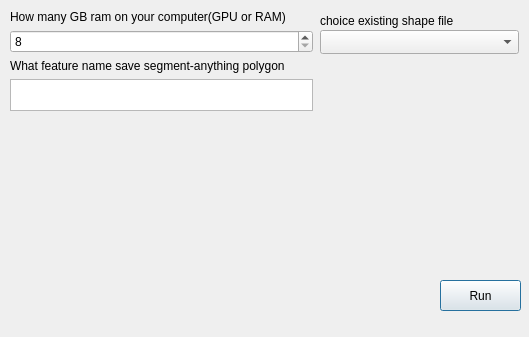
<?xml version="1.0" encoding="UTF-8"?>
<ui version="4.0">
 <class>SegmentScreenDialogBase</class>
 <widget class="QDialog" name="SegmentScreenDialogBase">
  <property name="geometry">
   <rect>
    <x>0</x>
    <y>0</y>
    <width>529</width>
    <height>337</height>
   </rect>
  </property>
  <property name="windowTitle">
   <string>Segment Anything </string>
  </property>
  <widget class="QPushButton" name="RunBottom">
   <property name="geometry">
    <rect>
     <x>440</x>
     <y>280</y>
     <width>81</width>
     <height>31</height>
    </rect>
   </property>
   <property name="text">
    <string>Run</string>
   </property>
  </widget>
  <widget class="QLabel" name="label">
   <property name="geometry">
    <rect>
     <x>320</x>
     <y>10</y>
     <width>211</width>
     <height>21</height>
    </rect>
   </property>
   <property name="text">
    <string>choice existing shape file</string>
   </property>
  </widget>
  <widget class="QComboBox" name="comboBox">
   <property name="geometry">
    <rect>
     <x>320</x>
     <y>30</y>
     <width>199</width>
     <height>24</height>
    </rect>
   </property>
   <property name="locale">
    <locale language="English" country="UnitedStates"/>
   </property>
  </widget>
  <widget class="QWidget" name="verticalLayoutWidget">
   <property name="geometry">
    <rect>
     <x>10</x>
     <y>10</y>
     <width>303</width>
     <height>101</height>
    </rect>
   </property>
   <layout class="QVBoxLayout" name="verticalLayout">
    <item>
     <widget class="QLabel" name="label_2">
      <property name="text">
       <string>How many GB ram on your computer(GPU or RAM)</string>
      </property>
     </widget>
    </item>
    <item>
     <widget class="QSpinBox" name="ram_gb">
      <property name="minimum">
       <number>8</number>
      </property>
      <property name="singleStep">
       <number>4</number>
      </property>
     </widget>
    </item>
    <item>
     <widget class="QLabel" name="label_3">
      <property name="text">
       <string>What feature name save segment-anything polygon</string>
      </property>
     </widget>
    </item>
    <item>
     <widget class="QTextEdit" name="feature_name"/>
    </item>
   </layout>
  </widget>
 </widget>
 <resources/>
 <connections/>
</ui>
